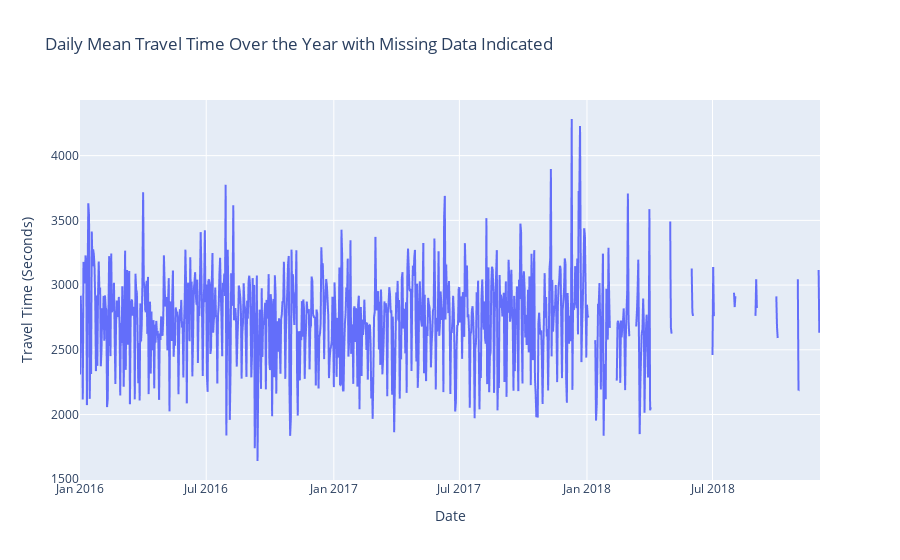

The notebook cell saved with this chart:
### Markdown cell above
### Interactive Line Plot

**Description:** This interactive line plot includes missing data as gaps, allowing users to easily analyze the daily average travel time.
**Purpose:** Users can interact with and visualize the travel time data dynamically.

### Code cell
# Handle missing data by ensuring every date is represented
# Creating a date range from the minimum to maximum date in the dataset
date_range = pd.date_range(start=df['Date'].min(), end=df['Date'].max(), freq='D')

# Group the data by date and compute the mean travel time, reindexing to the full date range to include missing dates
line_data_full = df.groupby(df['Date'].dt.date).agg({'Daily_Mean_Travel_Time_Seconds': 'mean'}).reindex(date_range.date, fill_value=np.nan)

# Rename columns for better clarity
line_data_full.rename(columns={'Daily_Mean_Travel_Time_Seconds': 'Mean Travel Time'}, inplace=True)

# Reset index to convert the index into a column
line_data_full.reset_index(inplace=True)
line_data_full.rename(columns={'index': 'Date'}, inplace=True)

# Create an updated interactive line plot showing all dates, including those with missing data
updated_line_plot = px.line(
    line_data_full,
    x='Date',
    y='Mean Travel Time',
    title='Daily Mean Travel Time Over the Year with Missing Data Indicated',
    labels={'Date': 'Date', 'Mean Travel Time': 'Travel Time (Seconds)'}
)

# Show the plot
updated_line_plot.show()

### Figure 1 — Plotly figure (JSON) as saved in the notebook; plotly's stock layout.template omitted (floating-point values rounded to 4 significant figures; data arrays with more than 128 entries replaced by an {"elided": "..."} marker saying what was removed)
{"data": [{"hovertemplate": "Date=%{x}<br>Travel Time (Seconds)=%{y}<extra></extra>", "legendgroup": "", "line": {"color": "#636efa", "dash": "solid"}, "marker": {"symbol": "circle"}, "mode": "lines", "name": "", "showlegend": false, "type": "scattergl", "x": {"elided": "1068 str values"}, "xaxis": "x", "y": {"elided": "1068 int values"}, "yaxis": "y"}], "layout": {"legend": {"tracegroupgap": 0}, "title": {"text": "Daily Mean Travel Time Over the Year with Missing Data Indicated"}, "xaxis": {"anchor": "y", "domain": [0, 1], "title": {"text": "Date"}}, "yaxis": {"anchor": "x", "domain": [0, 1], "title": {"text": "Travel Time (Seconds)"}}}}
